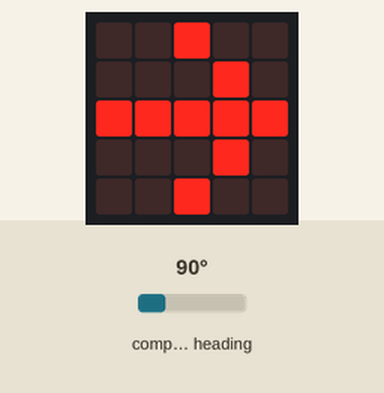
Recording of a program running on a simulated BBC micro:bit (MakeCode). Shown: the board's 5×5 LED display. The inputs (shaded band) are chosen by the test bench; at power-on: compass heading 90°. The compass is already calibrated.

Above: at 1.2 s.
1.3 s: compass heading set to 49°
3.0 s: compass heading set to 42°
At 3.8 s:
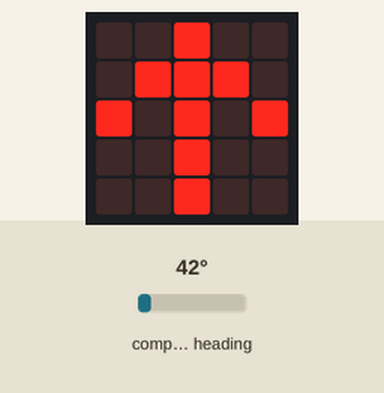
4.6 s: compass heading set to 180°
At 6.1 s:
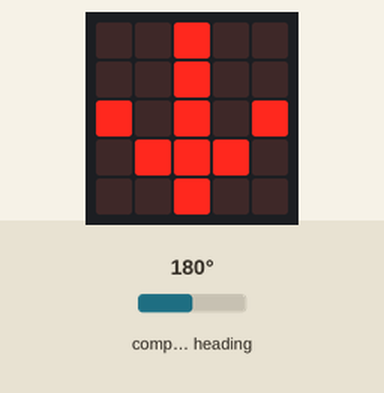
6.4 s: compass heading set to 220°
8.0 s: compass heading set to 231°
At 8.8 s:
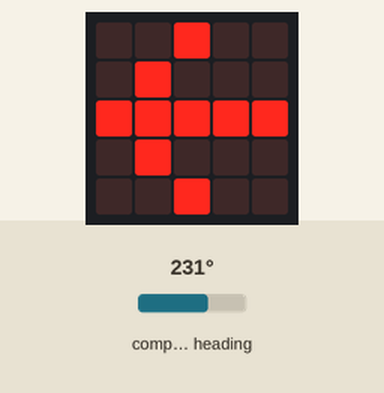
9.5 s: compass heading set to 7°
At 11.3 s:
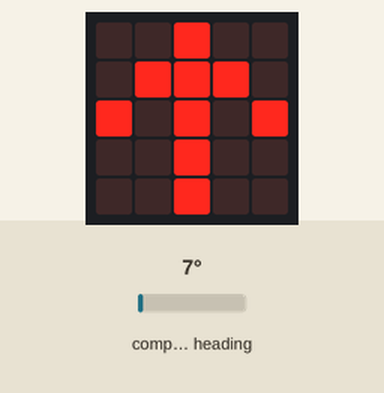
Timing chart, 0 to 12.4 s (numbered marks = the images above; inputs shaded):
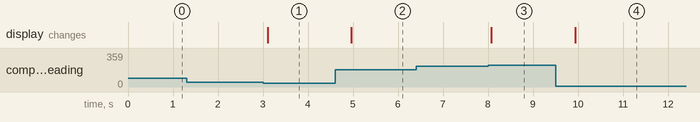

The program:

main.ts
```typescript
basic.forever(function () {
    if (input.compassHeading() < 45 || input.compassHeading() > 315) {
        basic.showArrow(ArrowNames.North)
    } else if (input.compassHeading() < 135 && input.compassHeading() > 45) {
        basic.showArrow(ArrowNames.East)
    } else if (input.compassHeading() < 225 && input.compassHeading() > 135) {
        basic.showArrow(ArrowNames.South)
    } else if (input.compassHeading() < 315 && input.compassHeading() > 225) {
        basic.showArrow(ArrowNames.West)
    }
})
```

test.ts
```typescript
// testes vão aqui; isto não será compilado quando este pacote for usado como uma extensão.
```

Measured:
- the behaviour switches between 45 and 44° on compass heading (found by bisection; images 0 and 1)
- the behaviour switches between 225 and 226° on compass heading (found by bisection; images 2 and 3)
- after the input at 1.3 s, every drawn part: stays the same
- after the input at 3.0 s, the display: changes after 0.10 s (image 1)
- after the input at 4.6 s, the display: changes after 0.37 s (image 2)
- after the input at 6.4 s, every drawn part: stays the same
- after the input at 8.0 s, the display: changes after 0.07 s (image 3)
- after the input at 9.5 s, the display: changes after 0.43 s (image 4)
